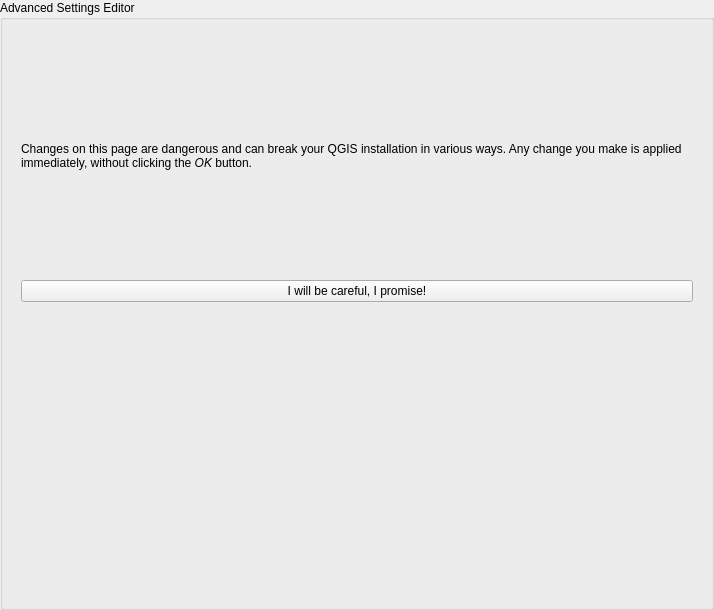
<?xml version="1.0" encoding="UTF-8"?>
<ui version="4.0">
 <class>QgsAdvancedSettingsWidgetBase</class>
 <widget class="QWidget" name="QgsAdvancedSettingsWidgetBase">
  <property name="geometry">
   <rect>
    <x>0</x>
    <y>0</y>
    <width>714</width>
    <height>610</height>
   </rect>
  </property>
  <layout class="QHBoxLayout" name="horizontalLayout">
   <property name="leftMargin">
    <number>0</number>
   </property>
   <property name="topMargin">
    <number>0</number>
   </property>
   <property name="rightMargin">
    <number>0</number>
   </property>
   <property name="bottomMargin">
    <number>0</number>
   </property>
   <item>
    <widget class="QGroupBox" name="groupBox_26">
     <property name="title">
      <string>Advanced Settings Editor</string>
     </property>
     <layout class="QVBoxLayout" name="verticalLayout_42">
      <item>
       <widget class="QWidget" name="mAdvancedSettingsWarning" native="true">
        <layout class="QVBoxLayout" name="verticalLayout_44">
         <item>
          <widget class="QLabel" name="label_44">
           <property name="text">
            <string>&lt;html&gt;&lt;head/&gt;&lt;body&gt;&lt;p&gt;Changes on this page are dangerous and can break your QGIS installation in various ways. Any change you make is applied immediately, without clicking the &lt;span style=&quot; font-style:italic;&quot;&gt;OK&lt;/span&gt; button.&lt;/p&gt;&lt;/body&gt;&lt;/html&gt;</string>
           </property>
           <property name="wordWrap">
            <bool>true</bool>
           </property>
          </widget>
         </item>
         <item>
          <widget class="QPushButton" name="mAdvancedSettingsEnableButton">
           <property name="text">
            <string>I will be careful, I promise!</string>
           </property>
          </widget>
         </item>
        </layout>
       </widget>
      </item>
      <item>
       <widget class="QgsSettingsTreeWidget" name="mAdvancedSettingsEditor" native="true">
        <property name="visible">
         <bool>false</bool>
        </property>
       </widget>
      </item>
     </layout>
    </widget>
   </item>
  </layout>
 </widget>
 <customwidgets>
  <customwidget>
   <class>QgsSettingsTreeWidget</class>
   <extends>QWidget</extends>
   <header>qgssettingstree.h</header>
   <container>1</container>
  </customwidget>
 </customwidgets>
 <resources/>
 <connections/>
</ui>
